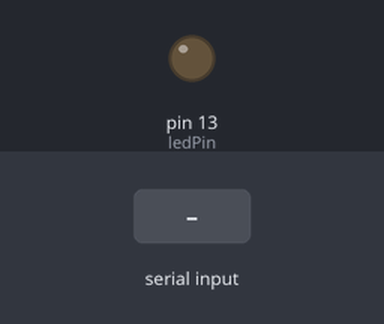
The sketch below on a simulated Arduino Uno, built with avr-gcc and run on an emulated ATmega328P. On the bench: output pins drawn as LEDs (lit = HIGH). The test bench sets the inputs (shaded band).

Above: at 1.2 s.
1.3 s: "1" received over Serial
At 1.8 s:
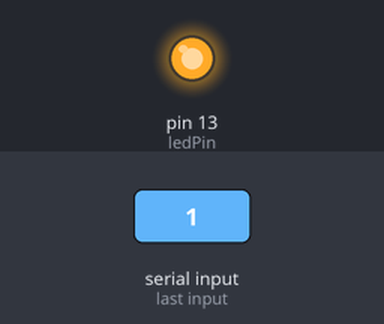
2.8 s: "0" received over Serial
At 4.1 s:
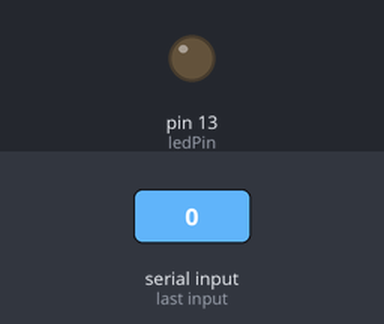
Timing chart, 0 to 5.8 s (numbered marks = the images above; inputs shaded):
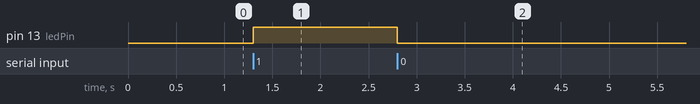

Measured:
- after the input at 1.3 s, pin 13 (ledPin): LOW → HIGH at once
- after the input at 2.8 s, pin 13 (ledPin): HIGH → LOW at once

The sketch:

pygame.ino
```cpp
int ledPin = 13;  // Pin connected to the LED

void setup() {
  // Initialize serial communication at 9600 baud
  Serial.begin(9600);
  pinMode(ledPin, OUTPUT); // Set LED pin as output
}

void loop() {
  // Check if data is available to read
  if (Serial.available() > 0) {
    char command = Serial.read(); // Read the incoming data

    if (command == '1') {
      digitalWrite(ledPin, HIGH); // Turn the LED on
    } else if (command == '0') {
      digitalWrite(ledPin, LOW);  // Turn the LED off
    }
  }
}
```
